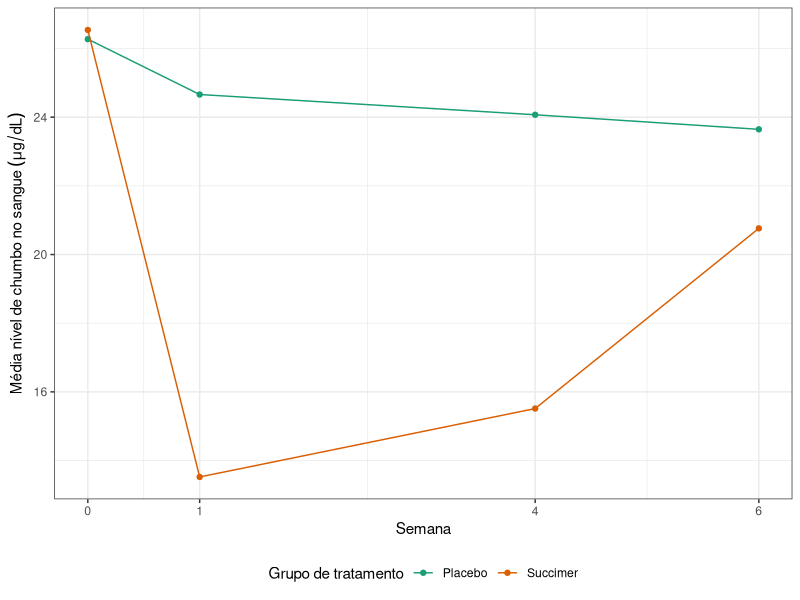
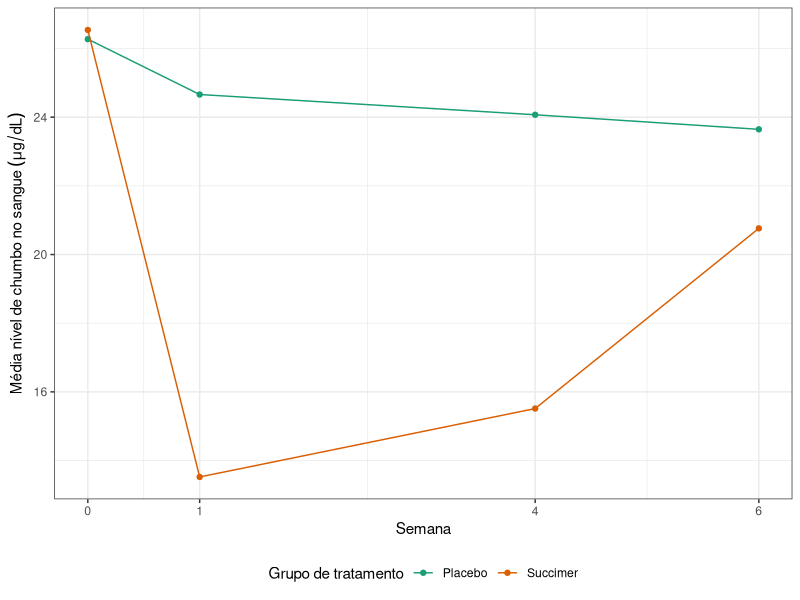

Reproduce these figures in R, in order. (Note: this script raises an error after producing the figures.)
## ----tlc_p, echo=FALSE, eval=TRUE, warning=FALSE, message=FALSE, fig.align='center', out.width="80%"----
# ----------------------------------------------------
# Carregando pacotes do R

library(here)
library(haven)
library(tidyr)
library(ggplot2)

# ----------------------------------------------------
# Carregando o arquivo de dados

chumbo.df <- read_dta(file = here::here("data", "tlc.dta"))

chumbo.df$trt <- factor(chumbo.df$trt, labels = c("Placebo", "Succimer"))

# ----------------------------------------------------
# Reformando o objeto: de "largo" para "longo"

chumbo.df.longo <- gather(data = chumbo.df, key = "tempo", value = "chumbo", -id, -trt)

# ----------------------------------------------------
# Formata variáveis

chumbo.df.longo$tempo <- factor(chumbo.df.longo$tempo, labels = c("0", "1", "4", "6"))
chumbo.df.longo$tempo.num <- as.numeric(as.character(chumbo.df.longo$tempo))

# ----------------------------------------------------

library(plyr)

chumbo.resumo <- ddply(chumbo.df.longo, ~ trt + tempo.num, summarize, chumbo.m = mean(chumbo))

p <- ggplot(data = chumbo.resumo,
            mapping = aes(x = tempo.num, y = chumbo.m, group = trt, colour = trt)) +
  geom_point() +
  geom_line() +
  scale_x_continuous(breaks = c(0, 1, 4, 6)) +
  scale_color_brewer(palette = "Dark2") +
  labs(x = "Semana",
       y = expression("Média nível de chumbo no sangue"~(mu*g/dL)),
       colour = "Grupo de tratamento") +
  theme_bw() +
  theme(legend.position = "bottom")
p








## ----tlc_perfis, echo=FALSE, eval=TRUE, warning=FALSE, message=FALSE, fig.align='center', out.width="80%"----

p



## ----factor, echo=TRUE, eval=TRUE, message=FALSE, warning=FALSE---------
class(chumbo.df.longo$tempo)
class(chumbo.df.longo$trt)


## ----gls, echo=TRUE, eval=TRUE, message=FALSE, warning=FALSE------------

library(nlme)

# modelo de perfis de respostas
# com matriz de covariância não estruturada
mod.pr <- gls(chumbo ~ trt * tempo,
                corr = corSymm(form = ~ 1 | id),
                weights = varIdent(form = ~ 1 | tempo),
                method = "REML",
                data = chumbo.df.longo)



## ----summary.gls, echo=TRUE, eval=TRUE, message=FALSE, warning=FALSE----

summary(mod.pr)



## ----cov_est, echo=TRUE, eval=TRUE, message=FALSE, warning=FALSE--------

getVarCov(mod.pr)



## ----cov_est2, echo=TRUE, eval=TRUE, message=FALSE, warning=FALSE-------

knitr::kable(x = matrix(getVarCov(mod.pr),
                        ncol = 4),
             digits = 1)



## ----wald, echo=TRUE, eval=TRUE, message=FALSE, warning=FALSE-----------
library(car)

Anova(mod.pr)



## ----wald2, echo=TRUE, eval=TRUE, message=FALSE, warning=FALSE----------

knitr::kable(
  Anova(mod.pr),
  digits = c(0, 2, 4))



## ----trv, echo=TRUE, eval=TRUE, message=FALSE, warning=FALSE------------

mod.comp <- gls(chumbo ~ trt * tempo,
                corr = corSymm(form = ~ 1 | id),
                weights = varIdent(form = ~ 1 | tempo),
                method = "ML",
                data = chumbo.df.longo)

mod.red <- gls(chumbo ~ trt + tempo,
                corr = corSymm(form = ~ 1 | id),
                weights = varIdent(form = ~ 1 | tempo),
                method = "ML",
                data = chumbo.df.longo)



## ----trv2, echo=TRUE, eval=TRUE, message=FALSE, warning=FALSE-----------

anova(mod.comp, mod.red)



## ----coef, echo=TRUE, eval=TRUE, message=FALSE, warning=FALSE-----------
knitr::kable(
  summary(mod.pr)$tTable[,-4],
  digits = c(3, 3, 2),
  col.names = c("Estimativa", "EP", "Z"))

